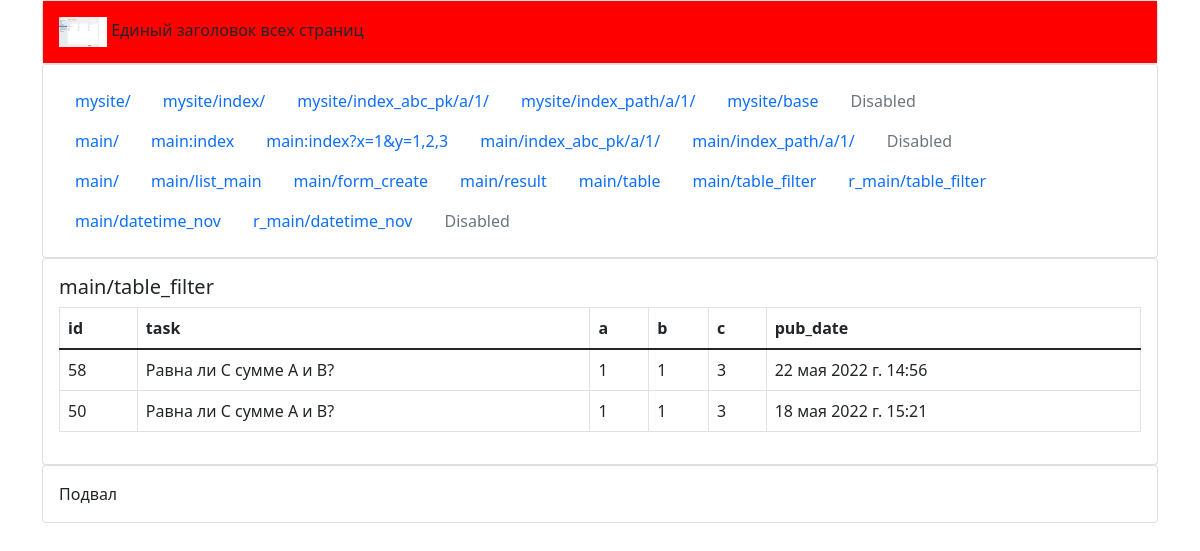
Screenshot of /main/table_filter/ with the database file from the repository.
### main/models.py (models this page shows, shortened)
class Abc(models.Model):
    id = models.IntegerField('Первичный ключ', primary_key=True)
    task = models.CharField('Содержание задания',default="Равна ли С сумме A и B?", max_length=256)
    a = models.IntegerField('A', default=0)
    b = models.IntegerField('B', default=0)
    c = models.IntegerField('C', default=0)
    pub_date = models.DateTimeField('Дата выполнения', default=timezone.now())
    class Meta:
        verbose_name = 'Таблица выполненных заданий'
        verbose_name_plural = 'Таблицы выполненных заданий'

### main/views.py (the view)
# urls.py: path('table_filter/', views.table_filter, name='table_filter'),
def table_filter(request):
    fields = Abc.objects.values()[0].keys()
    print('\nfields:\n', fields)
    values = Abc.objects.values_list().filter(c=3, a=1).order_by('-id')
    print('\nvalues:\n', values)
    context = {'fields': fields, 'values': values}
    return render(request, 'main/table_filter.html', context)

### templates/main/table_filter.html (shortened to what this page needs)
{% extends '../mysite/base.html' %}
{% block content %}
<h5>main/table_filter</h5>
<table class="table table-bordered">
    <thead>
    <tr>
        {% for item in fields %}
        <th scope="col">{{ item }}</th>
        {% endfor %}
    </tr>
    </thead>
    <tbody>
    {% for row in values %}
    <tr>
        {% for item in row %}
        <td>
            {{ item }}
        </td>
        {% endfor %}
    </tr>
    {% endfor %}
</table>
{% endblock %}

### rows the page displays
Abc: row "58" "Равна ли С сумме A и B?" "1" "1" "3" "22 мая 2022 г. 14:56"
Abc: row "50" "Равна ли С сумме A и B?" "1" "1" "3" "18 мая 2022 г. 15:21"

### other values shown
{{ item }} "id" "task" "a" "b" "c" "pub_date"
